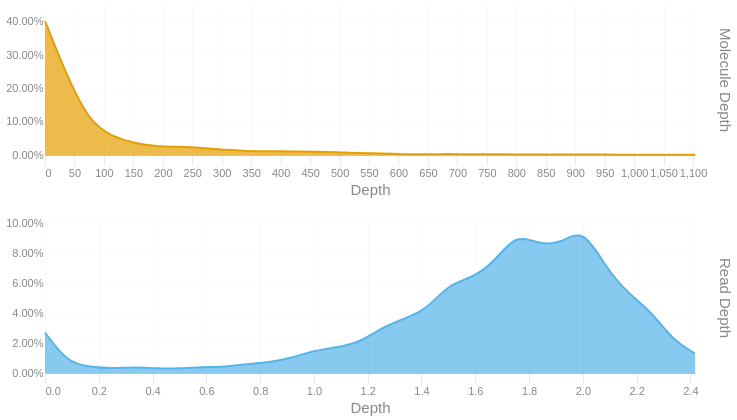

Notebook source saved alongside this figure:
### Code cell
readdep = depth_hist(tb['Read Depth'], q99, 3)
readdep = readdep.with_columns(pl.lit('Read Depth').alias('Metric'))
if not SKIPLR:
    moldep = depth_hist(tb['Molecule Depth'], mol_q99, 1)
    moldep = moldep.with_columns(pl.lit('Molecule Depth').alias('Metric'))
    _hist = pl.concat([readdep, moldep])
    _hist = _hist.filter(pl.col('Proportion') != 0)
    with SafeRender(_hist):
        (
            alt.Chart(_hist)        
            .mark_area(interpolate = "basis")
            .encode(
                x=alt.X('Bin:Q').scale(domainMin=0).axis(alt.Axis(title='Depth')),
                y = alt.Y('Proportion:Q', title = None).axis(format = '.2%'),
                color = alt.Color('Metric:N').legend(None),
                row = alt.Row("Metric:N").header(title = None, labelOrient = 'right'),
                tooltip = [
                    alt.Tooltip("Metric:N", title = "Metric"),
                    alt.Tooltip('Interval:N', title = "Depth Interval"),
                    alt.Tooltip('Proportion:Q', title = "% Alignments").format('.2%')
                ]
            )
            .resolve_scale(x='independent', y='independent')
            .properties(
                height = 150, width = 650,
                usermeta={'embedOptions': {'downloadFileName': f'{samplename}.depth.hist'}}
            )
        ).display()
else:
    readdep = readdep.filter(pl.col('Proportion') != 0)
    with SafeRender(readdep):
        (
            alt.Chart(readdep)        
            .mark_area(interpolate = "basis")
            .encode(
                x=alt.X('Bin:Q').scale(domainMin=0).axis(alt.Axis(title='Depth')),
                y = alt.Y('Proportion:Q', title = None).axis(format = '.2%'),
                tooltip = [
                    alt.Tooltip('Interval:N', title = "Depth Interval"),
                    alt.Tooltip('Proportion:Q', title = "% Alignments").format('.2%')
                ]
            )
            .properties(
                usermeta={'embedOptions': {'downloadFileName': f'{samplename}.depth.hist'}}
            )
        ).display()

### Figure 1 — Vega-Lite specification as saved in the notebook (floating-point values rounded to 4 significant figures)
{"width": 650, "height": 150, "config": {"title": {"anchor": "start", "dy": -15, "fontSize": 18, "color": "#888888", "subtitleColor": "#888888", "subtitleFontSize": 14}, "arc": {"fill": "#0072B2"}, "axis": {"domainColor": "#888888", "domainWidth": 0.5, "gridWidth": 0.2, "grid": false, "titleFontWeight": 400, "titleFontSize": 15, "labelFontSize": 11, "labelColor": "#888888", "tickColor": "#888888", "tickWidth": 0.2, "titleColor": "#888888"}, "axisBand": {"grid": false}, "axisX": {"grid": true, "tickSize": 10, "domainCap": "round"}, "axisY": {"domain": false, "grid": true, "tickSize": 0, "domainCap": "round"}, "background": "transparent", "header": {"labelFontSize": 15, "labelColor": "#888888", "titleFontSize": 15, "titleFontWeight": 600, "titleColor": "#888888"}, "legend": {"labelFont": "sans-serif", "labelFontSize": 12, "labelColor": "#888888", "symbolSize": 100, "symbolType": "circle", "titleFontSize": 12, "titlePadding": 10, "titleColor": "#888888", "title": null}, "range": {"category": ["#E69F00", "#56B4E9", "#009E73", "#F0E442", "#0072B2", "#D55E00", "#CC79A7", "#000000"], "diverging": ["#cfe8f3", "#a2d4ec", "#73bfe2", "#46abdb", "#1696d2", "#12719e"]}, "area": {"fill": "#0072B2", "fillOpacity": 0.7, "line": true, "strokeOpacity": 0.7}, "line": {"color": "#0072B2", "stroke": "#0072B2", "strokeWidth": 2}, "trail": {"color": "#0072B2", "stroke": "#0072B2", "strokeWidth": 0, "size": 1}, "point": {"filled": true, "fillOpacity": 1.0, "size": 95}, "text": {"color": "#888888", "fontSize": 11, "align": "right", "fontWeight": 400, "size": 11}, "bar": {"fill": "#0072B2", "stroke": null}, "view": {"stroke": null, "continuousWidth": 660, "continuousHeight": 400}}, "data": {"name": "data-265dedfab20fce2ff3e912ffeefc4e2c"}, "mark": {"type": "area", "interpolate": "basis"}, "encoding": {"color": {"field": "Metric", "legend": null, "type": "nominal"}, "row": {"field": "Metric", "header": {"title": null, "labelOrient": "right"}, "type": "nominal"}, "tooltip": [{"field": "Metric", "title": "Metric", "type": "nominal"}, {"field": "Interval", "title": "Depth Interval", "type": "nominal"}, {"field": "Proportion", "format": ".2%", "title": "% Alignments", "type": "quantitative"}], "x": {"axis": {"title": "Depth"}, "field": "Bin", "scale": {"domainMin": 0}, "type": "quantitative"}, "y": {"axis": {"format": ".2%"}, "field": "Proportion", "title": null, "type": "quantitative"}}, "resolve": {"scale": {"x": "independent", "y": "independent"}}, "usermeta": {"embedOptions": {"downloadFileName": "S5_Kennetcook_3556.depth.hist"}}, "$schema": "https://vega.github.io/schema/vega-lite/v6.1.0.json", "datasets": {"data-265dedfab20fce2ff3e912ffeefc4e2c": [{"Bin": 0.0, "Interval": "0.0-0.083", "Proportion": 0.027, "Metric": "Read Depth"}, {"Bin": 0.083, "Interval": "0.083-0.167", "Proportion": 0.007, "Metric": "Read Depth"}, {"Bin": 0.167, "Interval": "0.167-0.25", "Proportion": 0.004, "Metric": "Read Depth"}, {"Bin": 0.25, "Interval": "0.25-0.333", "Proportion": 0.003, "Metric": "Read Depth"}, {"Bin": 0.333, "Interval": "0.333-0.417", "Proportion": 0.004, "Metric": "Read Depth"}, {"Bin": 0.417, "Interval": "0.417-0.5", "Proportion": 0.003, "Metric": "Read Depth"}, {"Bin": 0.5, "Interval": "0.5-0.583", "Proportion": 0.003, "Metric": "Read Depth"}, {"Bin": 0.583, "Interval": "0.583-0.667", "Proportion": 0.004, "Metric": "Read Depth"}, {"Bin": 0.667, "Interval": "0.667-0.75", "Proportion": 0.004, "Metric": "Read Depth"}, {"Bin": 0.75, "Interval": "0.75-0.833", "Proportion": 0.006, "Metric": "Read Depth"}, {"Bin": 0.833, "Interval": "0.833-0.917", "Proportion": 0.007, "Metric": "Read Depth"}, {"Bin": 0.917, "Interval": "0.917-1.0", "Proportion": 0.01, "Metric": "Read Depth"}, {"Bin": 1.0, "Interval": "1.0-1.083", "Proportion": 0.015, "Metric": "Read Depth"}, {"Bin": 1.083, "Interval": "1.083-1.167", "Proportion": 0.017, "Metric": "Read Depth"}, {"Bin": 1.167, "Interval": "1.167-1.25", "Proportion": 0.02, "Metric": "Read Depth"}, {"Bin": 1.25, "Interval": "1.25-1.333", "Proportion": 0.03, "Metric": "Read Depth"}, {"Bin": 1.333, "Interval": "1.333-1.417", "Proportion": 0.036, "Metric": "Read Depth"}, {"Bin": 1.417, "Interval": "1.417-1.5", "Proportion": 0.042, "Metric": "Read Depth"}, {"Bin": 1.5, "Interval": "1.5-1.583", "Proportion": 0.059, "Metric": "Read Depth"}, {"Bin": 1.583, "Interval": "1.583-1.667", "Proportion": 0.063, "Metric": "Read Depth"}, {"Bin": 1.667, "Interval": "1.667-1.75", "Proportion": 0.073, "Metric": "Read Depth"}, {"Bin": 1.75, "Interval": "1.75-1.833", "Proportion": 0.093, "Metric": "Read Depth"}, {"Bin": 1.833, "Interval": "1.833-1.917", "Proportion": 0.086, "Metric": "Read Depth"}, {"Bin": 1.917, "Interval": "1.917-2.0", "Proportion": 0.086, "Metric": "Read Depth"}, {"Bin": 2.0, "Interval": "2.0-2.083", "Proportion": 0.097, "Metric": "Read Depth"}, {"Bin": 2.083, "Interval": "2.083-2.167", "Proportion": 0.071, "Metric": "Read Depth"}, {"Bin": 2.167, "Interval": "2.167-2.25", "Proportion": 0.053, "Metric": "Read Depth"}, {"Bin": 2.25, "Interval": "2.25-2.333", "Proportion": 0.042, "Metric": "Read Depth"}, {"Bin": 2.333, "Interval": "2.333-2.417", "Proportion": 0.022, "Metric": "Read Depth"}, {"Bin": 2.417, "Interval": "2.417-2.5", "Proportion": 0.013, "Metric": "Read Depth"}, {"Bin": 0.0, "Interval": "0.0-38.0", "Proportion": 0.402, "Metric": "Molecule Depth"}, {"Bin": 38.0, "Interval": "38.0-76.1", "Proportion": 0.233, "Metric": "Molecule Depth"}, {"Bin": 76.1, "Interval": "76.1-114.1", "Proportion": 0.098, "Metric": "Molecule Depth"}, {"Bin": 114.1, "Interval": "114.1-152.2", "Proportion": 0.055, "Metric": "Molecule Depth"}, {"Bin": 152.2, "Interval": "152.2-190.2", "Proportion": 0.035, "Metric": "Molecule Depth"}, {"Bin": 190.2, "Interval": "190.2-228.3", "Proportion": 0.026, "Metric": "Molecule Depth"}, {"Bin": 228.3, "Interval": "228.3-266.3", "Proportion": 0.025, "Metric": "Molecule Depth"}, {"Bin": 266.3, "Interval": "266.3-304.3", "Proportion": 0.021, "Metric": "Molecule Depth"}, {"Bin": 304.3, "Interval": "304.3-342.4", "Proportion": 0.015, "Metric": "Molecule Depth"}, {"Bin": 342.4, "Interval": "342.4-380.4", "Proportion": 0.012, "Metric": "Molecule Depth"}, {"Bin": 380.4, "Interval": "380.4-418.5", "Proportion": 0.011, "Metric": "Molecule Depth"}, {"Bin": 418.5, "Interval": "418.5-456.5", "Proportion": 0.011, "Metric": "Molecule Depth"}, {"Bin": 456.5, "Interval": "456.5-494.6", "Proportion": 0.01, "Metric": "Molecule Depth"}, {"Bin": 494.6, "Interval": "494.6-532.6", "Proportion": 0.009, "Metric": "Molecule Depth"}, {"Bin": 532.6, "Interval": "532.6-570.6", "Proportion": 0.005, "Metric": "Molecule Depth"}, {"Bin": 570.6, "Interval": "570.6-608.7", "Proportion": 0.005, "Metric": "Molecule Depth"}, {"Bin": 608.7, "Interval": "608.7-646.7", "Proportion": 0.002, "Metric": "Molecule Depth"}, {"Bin": 646.7, "Interval": "646.7-684.8", "Proportion": 0.002, "Metric": "Molecule Depth"}, {"Bin": 684.8, "Interval": "684.8-722.8", "Proportion": 0.003, "Metric": "Molecule Depth"}, {"Bin": 722.8, "Interval": "722.8-760.9", "Proportion": 0.002, "Metric": "Molecule Depth"}, {"Bin": 760.9, "Interval": "760.9-798.9", "Proportion": 0.002, "Metric": "Molecule Depth"}, {"Bin": 798.9, "Interval": "798.9-837.0", "Proportion": 0.002, "Metric": "Molecule Depth"}, {"Bin": 837.0, "Interval": "837.0-875.0", "Proportion": 0.001, "Metric": "Molecule Depth"}, {"Bin": 875.0, "Interval": "875.0-913.0", "Proportion": 0.002, "Metric": "Molecule Depth"}, {"Bin": 913.0, "Interval": "913.0-951.1", "Proportion": 0.002, "Metric": "Molecule Depth"}, {"Bin": 951.1, "Interval": "951.1-989.1", "Proportion": 0.001, "Metric": "Molecule Depth"}, {"Bin": 989.1, "Interval": "989.1-1027.2", "Proportion": 0.001, "Metric": "Molecule Depth"}, {"Bin": 1027.0, "Interval": "1027.2-1065.2", "Proportion": 0.001, "Metric": "Molecule Depth"}, {"Bin": 1065.0, "Interval": "1065.2-1103.3", "Proportion": 0.001, "Metric": "Molecule Depth"}, {"Bin": 1103.0, "Interval": "1103.3-1141.3", "Proportion": 0.001, "Metric": "Molecule Depth"}]}}
